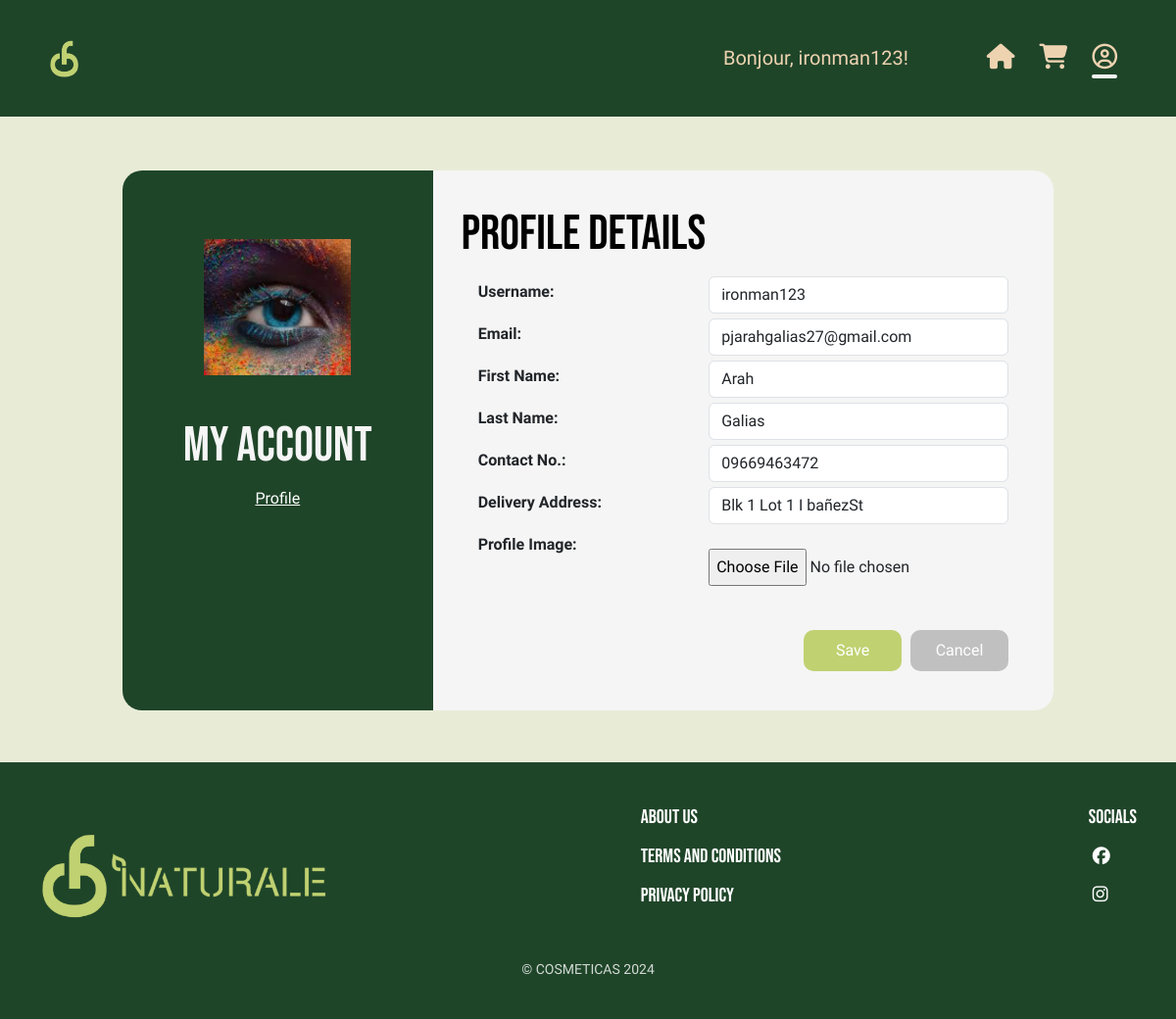
Screenshot of /User_Profile_Page/editUserProfile.php (signed in) with the database file from the repository.
### tables this page shows
CREATE TABLE `tb_user` (
  `user_id` int(11) NOT NULL,
  `username` varchar(30) DEFAULT NULL,
  `email` varchar(50) DEFAULT NULL,
  `pass` varchar(255) NOT NULL,
  `first_name` varchar(30) DEFAULT NULL,
  `last_name` varchar(30) DEFAULT NULL,
  `contact_no` varchar(11) DEFAULT NULL,
  `address` varchar(50) DEFAULT NULL,
  `role` varchar(30) DEFAULT NULL,
  `profile_image` varchar(255) DEFAULT NULL,
  `validated` tinyint(1) DEFAULT NULL,
  `token` varchar(32) DEFAULT NULL,
  `token_created_at` timestamp NOT NULL DEFAULT current_timestamp()
);

### User_Profile_Page/editUserProfile.php (the view, shortened to what this page needs)
<?php
require_once "../conn.php";
if (isset($_SESSION['email'])) {
    $email = $_SESSION['email'];
    $stmt = $conn->prepare("SELECT username, email, first_name, last_name, contact_no, address, profile_image FROM tb_user WHERE email = ?");
    $stmt->bind_param("s", $email);
    $stmt->execute();
    $result = $stmt->get_result();
    if ($result->num_rows > 0) {
        $user = $result->fetch_assoc();
    } else {
        $user = ['error' => 'User not found'];
    }
} else {
    header('Location: ../Registration_Page/registration.php');
    exit();
}
?>
<!DOCTYPE html>
<html lang="en">
<head>
    <link rel="stylesheet" href="style.css">
    <link href="https://cdn.jsdelivr.net/npm/bootstrap@5.3.3/dist/css/bootstrap.min.css" rel="stylesheet">
    <link rel="stylesheet" href="https://cdnjs.cloudflare.com/ajax/libs/font-awesome/6.5.1/css/all.min.css">
    <link rel="stylesheet" href="https://cdnjs.cloudflare.com/ajax/libs/bootstrap-icons/1.10.3/font/bootstrap-icons.min.css">
    <link rel="stylesheet" href="style.css">
</head>
<body>
<header>
        <div class="logo">
            <a href = "../Home_Page/Home.php"><img src="../Home_Page/cfn_logo2.png" alt="Logo" class="logo-image"/></a>
        </div>
        <div class="navbar">
        <p class="usernamedisplay">Bonjour, <?php echo htmlspecialchars($user['username'], ENT_QUOTES, 'UTF-8'); ?>!</p>
            <div class="icons">
                <a href = "../Home_Page/Home.php"><i class="fa-solid fa-house home"></i></a>
                <a href ="../drew/cart.php"><i class="fa-solid fa-cart-shopping cart"></i></a>
                <a href="UserProfile.php"><i class ="far fa-user-circle fa-2x icon-profile"></i></a>
            </div>
        </div>
    </header>
    <div class="main mb-5">
        <div class="row">
        <div class="col-md-4 left-panel container">
                <img src="<?php echo htmlspecialchars(isset($user['profile_image']) && !empty($user['profile_image']) ? $user['profile_image'] : '../Resources/profile.png', ENT_QUOTES, 'UTF-8'); ?>" alt="Profile Icon" name="icon" id="icon" class="profile-icon" width="150" max-height="150" style="margin: 10px;"/>
                <br>
                <h2 style="color:whitesmoke">My Account</h2>
                <a href="UserProfile.php" class="active">Profile</a>
            </div>
            <div class="col-md-8 right-panel container">
                <div class="row">
                <h2 class="lead">Profile Details </h2>
                        <form method="post" action="" id="profileForm" enctype="multipart/form-data">
                            <div class="row">
                                <div class="col-md-5">
                                    <b>Username: </b>
                                </div>
                                <div class="col-md-7">
                                    <input type="text" name="username" id="username" class="editable form-control profile-input" value="<?php echo htmlspecialchars($user['username'], ENT_QUOTES, 'UTF-8'); ?>" required>
                                </div>
                            </div>
                            <div class="row">
                                <div class="col-md-5">
                                    <b>Email:</b>
                                </div>
                                <div class="col-md-7">
                                    <input type="email" name="email" class="editable form-control profile-input" value="<?php echo htmlspecialchars($user['email'], ENT_QUOTES, 'UTF-8'); ?>" required pattern="^[^\s@]+@[^\s@]+\.[^\s@]+$" title="Please enter a valid email address">
                                </div>
                            </div>
                            <div class="row">
                                <div class="col-md-5">
                                    <b>First Name:</b>
                                </div>
                                <div class="col-md-7">
                                    <input type="text" name="first_name" class="editable form-control profile-input"
                                        value="<?php echo htmlspecialchars($user['first_name'], ENT_QUOTES, 'UTF-8'); ?>"
                                        required pattern="^[A-Za-z\s]+$"
                                        title="First name should only contain letters.">
                                </div>
                            </div>
                            <div class="row">
                                <div class="col-md-5">
                                    <b>Last Name: </b>
                                </div>
                                <div class="col-md-7">
                                    <input type="text" name="last_name" class="editable form-control profile-input"
                                        value="<?php echo htmlspecialchars($user['last_name'], ENT_QUOTES, 'UTF-8'); ?>"
                                        required pattern="^[A-Za-z\s]+$"
                                        title="Last name should only contain letters.">
                                </div>
                            </div>
                            <div class="row">
                                <div class="col-md-5">
                                    <b>Contact No.:</b>
                                </div>
                                <div class="col-md-7">
                                    <input type="text" name="contact_no" class="editable form-control profile-input" value="<?php echo htmlspecialchars($user['contact_no'], ENT_QUOTES, 'UTF-8'); ?>" required pattern="^\d{11}$" title="Please enter a valid 11-digit phone number">
                                </div>
                            </div>
                            <div class="row">
                                <div class="col-md-5">
                                    <b>Delivery Address: </b>
                                </div>
                                <div class="col-md-7">
                                    <input type="text" name="address" class="editable form-control profile-input" value="<?php echo htmlspecialchars($user['address'], ENT_QUOTES, 'UTF-8'); ?>" required>
                                </div>
                            </div>
                            <div class="row">
                                <div class="col-md-5">
                                    <b>Profile Image: </b>
                                </div>
                                <div class="col-md-7">
                                    <input type="file" id="profile_image" name="profile_image" style="margin: 20px 0px;">
                                </div>
                            </div>
                            <div class = "row">
                            <div class = "col text-end">
                            <button type="submit" name="save" id="save" class="button save-button">Save</button>
                            <button type="button" name="cancel" id="cancel" class="button cancel-button">Cancel</button>
                            </div>
                            </div>
                        </form>
                    </div>
                </div>
            </div>
        </div>
    <footer>
        <div class="footer-container">
            <div class="footer-left">
                <img src="../Resources/cfn_logo.png" alt="Naturale Logo" class="footer-logo">
            </div>
            <div class="footer-right">
                <ul class="footer-nav">
                    <li><a href="#">About Us</a></li>
                    <li><a href="#" data-bs-toggle="modal" data-bs-target="#ModalTerms">Terms and Conditions</a></li>
                    <li><a href="#" data-bs-toggle="modal" data-bs-target="#ModalPrivacy">Privacy Policy</a></li>
                </ul>
            </div>
            <div class="social-icons">
                <p>SOCIALS</p>
                <a href="https://www.facebook.com/share/1CRTizfAxP/?mibextid=wwXIfr" target="_blank"><i class="fab fa-facebook"></i></a>
                <a href="https://www.instagram.com/cosmeticasfraiche?igsh=ang2MHg1MW5qZHQw" target="_blank"><i class="fab fa-instagram"></i></a>
            </div>
        </div>
        <div class="footer-center">
            &copy; COSMETICAS 2024
        </div>
    </footer>
</body>
</html>

### User_Profile_Page/style.css (style rules this page uses)
* { margin: 0; padding: 0; box-sizing: border-box; }
body { font-family: "Be Vietnam Pro", serif !important; font-weight: 400; font-style: normal; min-height: 100vh; width: 100%; background-color: #E8ECD7 !important; line-height: 1.6; overflow: auto; }
h2 { font-family: "Bebas Neue", serif !important; font-size: 50px !important; font-style: normal; color: black; }
.col-md-5, .col-md-7 { line-height: 2; text-wrap: wrap; word-wrap: break-word; }
.col-md-4, .col-md-8 { line-height: 2; align-items: center; display: flex; flex-wrap: wrap; white-space: normal; word-break: break-word; overflow-wrap: break-word; }
.usernamedisplay { display: flex; justify-content: center; text-align: center; color: #EED3B1; font-size: 20px; flex-wrap: wrap; padding-top: 15px; }
.logo { display: flex; align-items: center; margin-left: 30px;; gap: 10px; }
.logo-image { height: 40px; width: auto; }
header { background-color: #1F4529; color: #EED3B1; padding: 20px 20px; display: flex; justify-content: space-between; align-items: center; width: 100%; flex-wrap: wrap; }
.logo img { height: 40px; }
.navbar { display: flex; align-items: center; justify-content: flex-start; gap: 20px; }
.icons { display: flex; align-items: center; justify-items: center; gap: 15px; transition: transform 0.3s ease, color 0.3s ease; margin-left: 50px; margin-right: 40px; }
.icon-profile, .home, .cart { font-size: 1.6rem; color: #EED3B1; cursor: pointer; margin-left: 10px; position: relative; }
.icon-profile::after, .icon-profile:hover::after { content: ""; display: block; width: 100%; height: 4px; background-color: whitesmoke; position: absolute; bottom: -10px; border-radius: 2px; left: 0; }
body { margin: 0; padding: 0; }
.active { text-decoration: underline; color: white; display: flex; align-items: center; }
.main { display: flex; justify-content: center; flex-direction: row; width: 55vw; max-width: 80vw; min-width: 300px; margin: 50px auto; height: auto; flex-wrap: nowrap; align-items: stretch; gap: 0; }
@media (max-width:1800px) { .main { width: 80vw; } }
.left-panel { display: flex; flex-direction: column; align-items: center; text-align: center; background: #1F4529; color: white; padding-top: 60px; padding-bottom: 60px; border-top-left-radius: 20px; border-bottom-left-radius: 20px; overflow: auto; }
.right-panel { display: flex; align-items: center; background: whitesmoke; padding-top: 30px; padding-bottom: 30px; border-top-right-radius: 20px; border-bottom-right-radius: 20px; overflow: auto; word-wrap: break-word; }
.save-button, .image { background-color: #C0D171 !important; color: white; padding: 5px; border-radius: 10px; margin-top: 20px; cursor: pointer; border: none; width: 100px; margin-right: 5px; text-align: center; }
.cancel-button { background-color: #C0C0C0 !important; color: white; padding: 5px; border-radius: 10px; margin-top: 20px; cursor: pointer; border: none; width: 100px; text-align: center; }
.right-panel .form-control { width: 100%; ; }
.row { margin: 5px; }
footer { background-color: #1F4529; color: white; padding: 40px 40px; display: flex; flex-direction: column; align-items: center; width: 100%; }
.footer-container { display: flex; justify-content: space-between; align-items: flex-start; width: 100%; max-width: 1200px; flex-wrap: wrap; gap: 20px; }
.footer-left { display: flex; flex-direction: column; align-items: center; gap: 20px; }
.footer-logo { height: 150px; }
.footer-right { display: flex; flex-direction: column; text-align: left; }
.footer-nav { list-style: none; padding: 0; margin-bottom: 40px; }
.footer-nav li { font-family: "Bebas Neue", serif !important; font-size: 20px; margin-bottom: 8px; }
.footer-nav a { color: white; text-decoration: none; transition: transform 0.3s ease, color 0.3s ease; }
.social-icons { display: flex; flex-direction: column; align-items: flex-start; gap: 10px; }
.social-icons a { color: white; font-size: 18px; text-decoration: none; gap: 10px; margin-left: 4px; transition: transform 0.3s ease, color 0.3s ease; }
.social-icons p { color: white; font-size: 20px; font-family: "Bebas Neue", serif !important; margin-bottom: 0px; margin-top: 0; }
.footer-center { text-align: center; width: 100%; font-size: 14px; opacity: 0.8; }

### rows the page displays
tb_user: username "ironman123", profile_image (picture), email "pjarahgalias27@gmail.com", first_name "Arah", last_name "Galias", contact_no "09669463472", address "Blk 1 Lot 1 I bañezSt"
